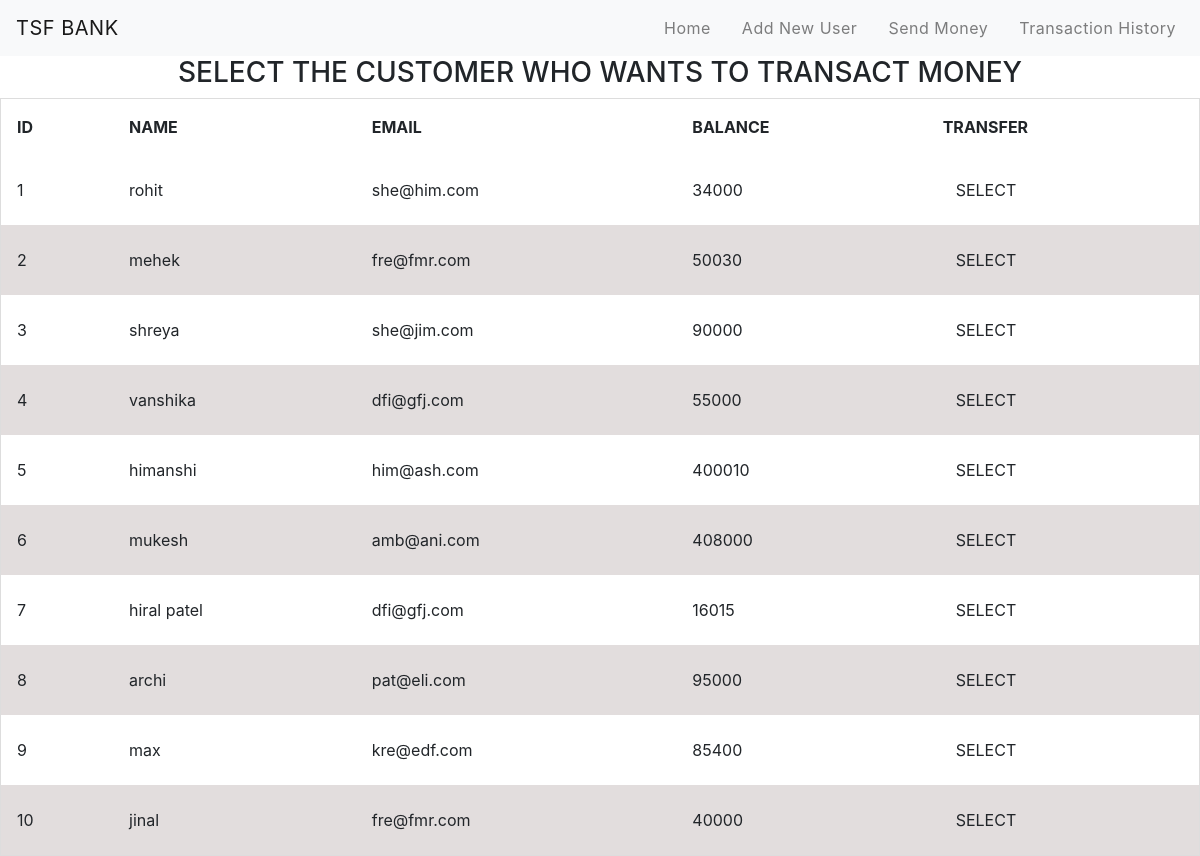
/transfer.php, run on the app's committed database.
### tables this page shows
CREATE TABLE `customertable` (
  `cid` int(4) NOT NULL,
  `name` varchar(45) NOT NULL,
  `email` varchar(45) NOT NULL,
  `balance` float NOT NULL
);

### transfer.php (the view, shortened to what this page needs)
<!doctype html>
<html lang="en">
  <head>
    <link rel="stylesheet" type="text/css" href="css/navbar.css">
    <link rel="stylesheet" type="text/css" href="css/table.css">
	<link rel="stylesheet" href="https://stackpath.bootstrapcdn.com/bootstrap/4.5.2/css/bootstrap.min.css">
  </head>
  <body>
        <?php
            include 'connect.php';
            $sql="SELECT * FROM customertable";
            $sql_run = mysqli_query($conn,$sql);
        ?>
        <?php
            include 'nav.php';
        ?>
        <div class='part1'>
        <center>
        <h3> SELECT THE CUSTOMER WHO WANTS TO TRANSACT MONEY</h3>
        <table class='part2'>
        <thead class='part3'>
            <tr>
                <th>ID</th>
                <th>NAME</th>
                <th>EMAIL</th>
                <th>BALANCE</th>
                <th>TRANSFER</th>
            </tr>
        </thead>
        <tbody>
            <?php
                while($rows=$sql_run->fetch_assoc())
                {
             ?>
            <tr class='p5'>
                <td class='p4'><?php echo $rows['cid'];?></td>
                <td class='p4'><?php echo $rows['name'];?></td>
                <td class='p4'><?php echo $rows['email'];?></td>
                <td class='p4'><?php echo $rows['balance'];?></td>
               <td><a href="select.php?cid= <?php echo $rows['cid'] ;?>"> <button type="button" class="btn">SELECT</button></a></td>
            </tr>
            <?php
                }
             ?>
             </tbody>
        </table>
        </center>
        </div>
  </body>
  </html>

### nav.php (shortened to what this page needs)
<nav class="navbar navbar-expand-md navbar-light bg-light">
      <a class="navbar-brand" href="index.php">TSF BANK</a>
      <div class="collapse navbar-collapse" id="collapsibleNavbar">
            <ul class="navbar-nav ml-auto">
              <li class="nav-item">
                <a class="nav-link" href="index.php">Home</a>
              </li>
              <li class="nav-item">
                <a class="nav-link" href="adduser.php">Add New User</a>
              </li>
              <li class="nav-item">
                <a class="nav-link" href="transfer.php">Send Money</a>
              </li>
              <li class="nav-item">
                <a class="nav-link" href="history.php">Transaction History</a>
              </li>
          </div>
       </nav>

### css/navbar.css (style rules this page uses)
.nav-link { margin-left: 15px; color: #2f363f; letter-spacing: 0.5px; transition: 0.5s; }
.navbar-brand { color: #4c4b4b; letter-spacing: 0.5px; }
ul, a { display: inline; text-decoration: none; }

### css/table.css (style rules this page uses)
.part2 { border-collapse: collapse; border-spacing: 0; width: 100%; border: 1px solid #ddd; }
th, td { text-align: left; padding: 16px; }
tr:nth-child(even) { background-color: #e2dddd; }
.btn { transition: 1.5s; }

### data on the page
customertable: cid "1", name "rohit", email "she@him.com", balance "34000"
customertable: cid "2", name "mehek", email "fre@fmr.com", balance "50030"
customertable: cid "3", name "shreya", email "she@jim.com", balance "90000"
customertable: cid "4", name "vanshika", email "dfi@gfj.com", balance "55000"
customertable: cid "5", name "himanshi", email "him@ash.com", balance "400010"
customertable: cid "6", name "mukesh", email "amb@ani.com", balance "408000"
customertable: cid "7", name "hiral patel", email "dfi@gfj.com", balance "16015"
customertable: cid "8", name "archi", email "pat@eli.com", balance "95000"
customertable: cid "9", name "max", email "kre@edf.com", balance "85400"
customertable: cid "10", name "jinal", email "fre@fmr.com", balance "40000"
